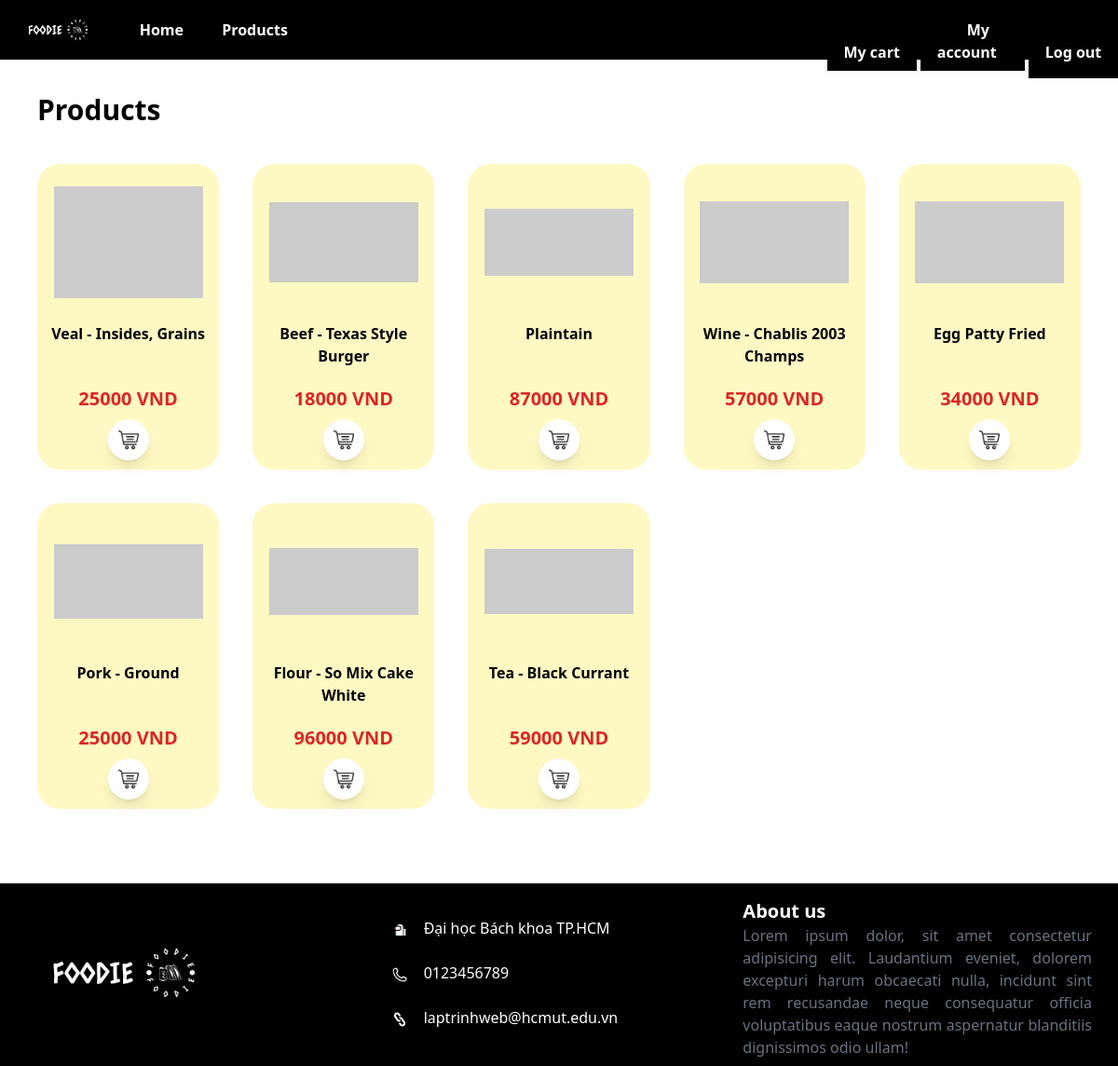
Screenshot of /allProducts.php (signed in) with the database file from the repository.
### tables this page shows
CREATE TABLE `product` (
  `product_id` int(100) NOT NULL,
  `product_name` varchar(100) NOT NULL,
  `description` text NOT NULL,
  `price` int(100) NOT NULL,
  `quantity` int(100) NOT NULL,
  `product_image` text NOT NULL
);

### allProducts.php (the view, shortened to what this page needs)
<?php include('./header-member.php');
?>
<?php
    $sql= "SELECT * FROM product";
    $result = $mysqli->query($sql);
    $count = $result->num_rows;
?>
<div class='my-20'>
    <h1 class='text-3xl pt-5 pl-10 mb-10 font-bold'>Products</h1>
    <div class='grid lg:grid-cols-5 md:grid-cols-4 ml-28 mr-28 gap-9 md:ml-10 md:mr-10'>
<?php
    if($count > 0)
    {
        while($rows = $result->fetch_assoc())
        {
?>
        <div class='flex flex-col justify-center items-center bg-yellow-100 transition ease-in-out p-1 rounded-3xl hover:shadow-xl' >
            <div class='lg:w-40 lg:h-40 md:w-28 md:h-28 relative'>
                <a href="./productDetail.php?product_id=<?php echo $rows['product_id']?>">
                    <img src='<?php echo $rows['product_image']?>' alt='' class='lg:w-full h-auto max-w-full max-h-full top-0 bottom-0 left-0 right-0 absolute m-auto'/>
                </a>
            </div>
            <div class='flex flex-col justify-center items-center w-full h-40'>
                <h1 class='lg:text-base md:text-sm font-bold w-full h-14 text-center'><?php echo $rows['product_name']?></h1>
                <p class='lg:text-xl text-red-600 font-bold mt-3 md:text-base'>
                    <?php echo $rows['price']?> VND
                </p>
                <button class='rounded-full shadow-lg w-11 h-11 bg-white mt-2 cart-btn' value="<?php echo $rows['product_id']?>">
                    <img src="./user/image/product-cart-logo.png" alt='' class='block mx-auto w-1/2' />
                </button>
            </div>
        </div>
<?php
        }
    }
?>
    </div>
</div>
<?php include('./footer.php')?>

### header-member.php (shortened to what this page needs)
<!DOCTYPE html>
<html lang="en">
<head>
    <script src="https://cdn.tailwindcss.com"></script>
    <link href="https://cdnjs.cloudflare.com/ajax/libs/toastr.js/2.0.1/css/toastr.css" rel="stylesheet"/>
</head>
<body>
    <div class="h-16 z-10 fixed top-0 w-full">
        <div class="h-full float-left mx-5">
            <a href="<?php echo "./homepage-member.php"; ?>" title="Logo">
                <img
                src="./user/image/Foodie-logo.png"
                alt="Restaurant Logo"
                class="h-full w-full"
                />
            </a>
        </div>
        <div class="bg-black h-full">
            <ul class="text-left h-full inline-block">
                <li class="inline-block font-bold bg-black text-white w-24 py-2 my-3 text-center">
                    <a href="<?php echo "./homepage-member.php"; ?>" class=" hover:text-black hover:bg-white rounded-full px-3 py-2 transition ease-in">Home</a>
                </li>
                <li class="inline-block font-bold bg-black text-white w-24 py-2 my-3 text-center">
                    <a href="./allProducts.php" class=" hover:text-black hover:bg-white rounded-full px-3 py-2 transition ease-in">Products</a>
                </li>
            </ul>
            <ul class="text-right h-full float-right">
                <li class="inline-block font-bold bg-black text-white w-24 py-2 my-3 text-center">
                    <a href="./cart.php" class=" hover:text-black hover:bg-white rounded-full px-3 py-2 transition ease-in">My cart</a>
                </li>
                <li class="inline-block font-bold bg-black text-white w-28 py-2 my-3 text-center">
                    <a href="./userDetail.php" class=" hover:text-black hover:bg-white rounded-full px-3 py-2 transition ease-in">My account</a>
                </li>
                <li class="inline-block font-bold bg-black text-white w-24 py-2 text-center">
                    <form method="POST">
                        <input type="submit" name="logout" class=" hover:text-black hover:bg-white rounded-full px-3 py-2 transition ease-in cursor-pointer" value="Log out"/>
                    </form>
                </li>
            </ul>
        </div>
    </div>

### footer.php
    <div class='grid grid-cols-3 p-2' style="background-color: black; color: white">
<div>
    <img src="./user/image/Foodie-logo.png" alt="logo" class="h-44 p-3 mx-3"/>
</div>
        <div class='flex flex-col my-auto'>
            <div class='mb-5'>
                <img src="./user/image/contact-sus.jpg" alt="" class="w-7 h-7 inline float-left mx-3">
                <p class='ml-3'>Đại học Bách khoa TP.HCM</p>
            </div>
            <div class='mb-5'>
                <img src="./user/image/contact-phone.jpg" alt="" class="w-7 h-7 inline float-left mx-3">
                <p class='ml-3'>0123456789</p>
            </div>
            <div>
                <img src="./user/image/contact-link.jpg" alt="" class="w-7 h-7 inline float-left mx-3">
                <p class='ml-3'>laptrinhweb@hcmut.edu.vn</p>
            </div>
        </div>
        <div class='mt-2'>
            <p class='font-bold lg:text-xl md:text-base'>About us</p>
            <p class='text-gray-500 text-justify mr-5 lg:text-base md:text-sm'>Lorem ipsum dolor, sit amet consectetur adipisicing elit. Laudantium eveniet, dolorem excepturi harum obcaecati nulla, incidunt sint rem recusandae neque consequatur officia voluptatibus eaque nostrum aspernatur blanditiis dignissimos odio ullam!</p>
        </div>
    </div>
</body>
</html>

### rows the page displays
product: product_name "Veal - Insides, Grains", price "25000", $rows['product_id'] 1 (drawn)
product: product_name "Beef - Texas Style Burger", price "18000", $rows['product_id'] 2 (drawn)
product: product_name "Plaintain", price "87000", $rows['product_id'] 3 (drawn)
product: product_name "Wine - Chablis 2003 Champs", price "57000", $rows['product_id'] 4 (drawn)
product: product_name "Egg Patty Fried", price "34000", $rows['product_id'] 5 (drawn)
product: product_name "Pork - Ground", price "25000", $rows['product_id'] 6 (drawn)
product: product_name "Flour - So Mix Cake White", price "96000", $rows['product_id'] 7 (drawn)
product: product_name "Tea - Black Currant", price "59000", $rows['product_id'] 8 (drawn)
